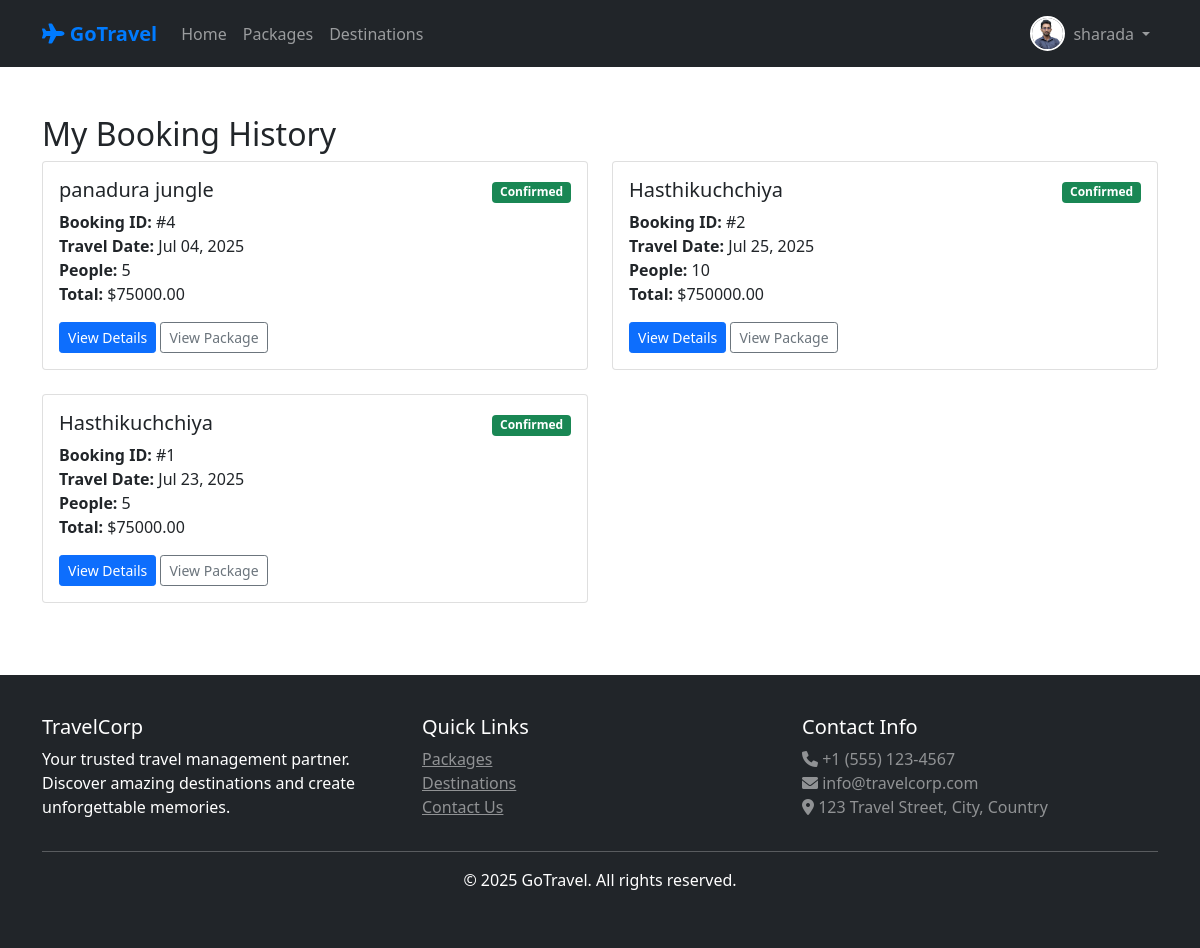
The page /bookings/ (signed in) on the database its author committed.
### travel/models.py (models this page shows, shortened)
class UserProfile(models.Model):
    USER_ROLES = [
        ('admin', 'Admin'),
        ('agent', 'Agent'),
        ('customer', 'Customer'),
    ]
    user = models.OneToOneField(User, on_delete=models.CASCADE, unique=True)
    role = models.CharField(max_length=10, choices=USER_ROLES, default='customer')
    phone = models.CharField(max_length=15, blank=True)
    address = models.TextField(blank=True)
    profile_picture = models.ImageField(upload_to='profiles/', blank=True, null=True)
    created_at = models.DateTimeField(auto_now_add=True)
    class Meta:
        verbose_name = "User Profile"
        verbose_name_plural = "User Profiles"

class Booking(models.Model):
    BOOKING_STATUS = [
        ('pending', 'Pending'),
        ('confirmed', 'Confirmed'),
        ('cancelled', 'Cancelled'),
        ('completed', 'Completed'),
    ]
    PAYMENT_STATUS = [
        ('pending', 'Pending'),
        ('paid', 'Paid'),
        ('failed', 'Failed'),
        ('refunded', 'Refunded'),
    ]
    user = models.ForeignKey(User, on_delete=models.CASCADE)
    package = models.ForeignKey(Package, on_delete=models.CASCADE, null=True, blank=True)
    hotel = models.ForeignKey(Hotel, on_delete=models.CASCADE, null=True, blank=True)
    transport = models.ForeignKey(Transport, on_delete=models.CASCADE, null=True, blank=True)
    booking_date = models.DateTimeField(auto_now_add=True)
    travel_date = models.DateField()
    return_date = models.DateField(null=True, blank=True)
    num_people = models.IntegerField(default=1)
    total_amount = models.DecimalField(max_digits=10, decimal_places=2)
    status = models.CharField(max_length=20, choices=BOOKING_STATUS, default='pending')
    payment_status = models.CharField(max_length=20, choices=PAYMENT_STATUS, default='pending')
    special_requests = models.TextField(blank=True)
    created_at = models.DateTimeField(auto_now_add=True)
    updated_at = models.DateTimeField(auto_now=True)

class Package(models.Model):
    PACKAGE_TYPES = [
        ('tour', 'Tour Package'),
        ('hotel', 'Hotel Package'),
        ('transport', 'Transport Package'),
        ('combo', 'Combo Package'),
    ]
    name = models.CharField(max_length=200)
    destination = models.ForeignKey(Destination, on_delete=models.CASCADE)
    package_type = models.CharField(max_length=20, choices=PACKAGE_TYPES)
    description = models.TextField()
    price = models.DecimalField(max_digits=10, decimal_places=2)
    duration_days = models.IntegerField()
    max_people = models.IntegerField()
    includes = models.TextField(help_text="What's included in the package")
    excludes = models.TextField(help_text="What's not included")
    image = models.ImageField(upload_to='packages/')
    is_active = models.BooleanField(default=True)
    is_featured = models.BooleanField(default=False, help_text="Mark as featured package")
    created_by = models.ForeignKey(User, on_delete=models.CASCADE)
    created_at = models.DateTimeField(auto_now_add=True)
    updated_at = models.DateTimeField(auto_now=True)

### travel/views.py (the view)
# urls.py: path('bookings/', views.booking_history, name='booking_history'),
@login_required
def booking_history(request):
    try:
        bookings = Booking.objects.filter(user=request.user).order_by('-created_at')
    except:
        bookings = []
    paginator = Paginator(bookings, 10)
    page_number = request.GET.get('page')
    page_obj = paginator.get_page(page_number)
    template = loader.get_template('travel/booking_history.html')
    context = {
        'page_obj': page_obj,
    }
    return HttpResponse(template.render(context, request))

### travel/context_processors.py (called while the page is built)
def user_profile(request):
    if request.user.is_authenticated:
        try:
            profile, created = UserProfile.objects.get_or_create(user=request.user)
            return {'user_profile': profile}
        except:
            return {'user_profile': None}
    return {'user_profile': None}

### travel/templates/travel/booking_history.html (shortened to what this page needs)
{% extends 'travel/base.html' %}
{% block content %}
<div class="container my-5">
    <h2>My Booking History</h2>
    {% if page_obj %}
    <div class="row">
        {% for booking in page_obj %}
        <div class="col-md-6 mb-4">
            <div class="card">
                <div class="card-body">
                    <div class="d-flex justify-content-between align-items-start">
                        <div>
                            <h5 class="card-title">
                                {% if booking.package %}
                                {{ booking.package.name }}
                                {% else %}
                                Booking #{{ booking.id }}
                                {% endif %}
                            </h5>
                            <p class="card-text">
                                <strong>Booking ID:</strong> #{{ booking.id }}<br>
                                <strong>Travel Date:</strong> {{ booking.travel_date|date:"M d, Y" }}<br>
                                <strong>People:</strong> {{ booking.num_people }}<br>
                                <strong>Total:</strong> ${{ booking.total_amount }}
                            </p>
                        </div>
                        <div class="text-end">
                            <span
                                class="badge {% if booking.status == 'confirmed' %}bg-success{% elif booking.status == 'pending' %}bg-warning{% else %}bg-danger{% endif %}">
                                {{ booking.get_status_display }}
                            </span>
                        </div>
                    </div>
                    <div class="mt-3">
                        <a href="{% url 'booking_detail' booking.id %}" class="btn btn-primary btn-sm">View Details</a>
                        {% if booking.package %}
                        <a href="{% url 'package_detail' booking.package.id %}"
                            class="btn btn-outline-secondary btn-sm">View Package</a>
                        {% endif %}
                    </div>
                </div>
            </div>
        </div>
        {% endfor %}
    </div>
    {% else %}
    <div class="alert alert-info">
        <h4>No bookings yet</h4>
        <p>You haven't made any bookings yet. <a href="{% url 'package_list' %}">Browse packages</a> to start your
            journey!</p>
    </div>
    {% endif %}
</div>
{% endblock %}

### travel/templates/travel/base.html (shortened to what this page needs)
<!DOCTYPE html>
<html lang="en">
<head>
    <link href="https://cdn.jsdelivr.net/npm/bootstrap@5.1.3/dist/css/bootstrap.min.css" rel="stylesheet">
    <link href="https://cdnjs.cloudflare.com/ajax/libs/font-awesome/6.0.0/css/all.min.css" rel="stylesheet">
</head>
<body>
    <nav class="navbar navbar-expand-lg navbar-dark bg-dark">
        <div class="container">
            <a class="navbar-brand" href="{% url 'home' %}">
                <i class="fas fa-plane"></i> GoTravel
            </a>
            <div class="collapse navbar-collapse" id="navbarNav">
                <ul class="navbar-nav me-auto">
                    <li class="nav-item">
                        <a class="nav-link" href="{% url 'home' %}">Home</a>
                    </li>
                    <li class="nav-item">
                        <a class="nav-link" href="{% url 'package_list' %}">Packages</a>
                    </li>
                    <li class="nav-item">
                        <a class="nav-link" href="{% url 'destinations' %}">Destinations</a>
                    </li>
                </ul>
                <ul class="navbar-nav">
                    {% if user.is_authenticated %}
                    <li class="nav-item dropdown">
                        <a class="nav-link dropdown-toggle user-info" href="#" id="navbarDropdown" role="button"
                            data-bs-toggle="dropdown">
                            {% if user.userprofile.profile_picture %}
                            <img src="{{ user.userprofile.profile_picture.url }}" alt="Profile" class="profile-pic">
                            {% else %}
                            <div class="profile-placeholder">
                                <i class="fas fa-user text-white" style="font-size: 14px;"></i>
                            </div>
                            {% endif %}
                            <span>{{ user.username }}</span>
                        </a>
                    </li>
                    {% endif %}
                </ul>
            </div>
        </div>
    </nav>
    <main>
        {% block content %}
        {% endblock %}
    </main>
    <footer class="bg-dark text-white mt-5">
        <div class="container">
            <div class="row">
                <div class="col-md-4">
                    <h5>TravelCorp</h5>
                    <p>Your trusted travel management partner. Discover amazing destinations and create unforgettable
                        memories.</p>
                </div>
                <div class="col-md-4">
                    <h5>Quick Links</h5>
                    <ul class="list-unstyled">
                        <li><a href="{% url 'package_list' %}" class="text-white-50">Packages</a></li>
                        <li><a href="{% url 'destinations' %}" class="text-white-50">Destinations</a></li>
                        <li><a href="#" class="text-white-50">Contact Us</a></li>
                    </ul>
                </div>
                <div class="col-md-4">
                    <h5>Contact Info</h5>
                    <p class="text-white-50">
                        <i class="fas fa-phone"></i> +1 (555) 123-4567<br>
                        <i class="fas fa-envelope"></i> info@travelcorp.com<br>
                        <i class="fas fa-map-marker-alt"></i> 123 Travel Street, City, Country
                    </p>
                </div>
            </div>
            <hr>
            <div class="text-center">
                <p>&copy; 2025 GoTravel. All rights reserved.</p>
            </div>
        </div>
    </footer>
</body>
</html>

### travel/templates/travel/base.html (style rules this page uses)
.navbar-brand { font-weight: bold; color: #007bff !important; }
.card { transition: transform 0.3s; }
footer { background-color: #343a40; color: white; padding: 40px 0; }
.profile-pic { width: 35px; height: 35px; border-radius: 50%; object-fit: cover; border: 2px solid #fff; margin-right: 8px; }
.navbar-nav .dropdown-toggle::after { margin-left: 0.5em; }
.user-info { display: flex; align-items: center; }

### rows shown on the page
Booking: package.name "panadura jungle", id "4", travel_date "Jul 04, 2025", num_people "5", total_amount "75000.00", status "Confirmed", shows "View Package"
Booking: package.name "Hasthikuchchiya", id "2", travel_date "Jul 25, 2025", num_people "10", total_amount "750000.00", status "Confirmed", shows "View Package"
Booking: package.name "Hasthikuchchiya", id "1", travel_date "Jul 23, 2025", num_people "5", total_amount "75000.00", status "Confirmed", shows "View Package"

### other values the page prints
{{ user.username }} "sharada"
